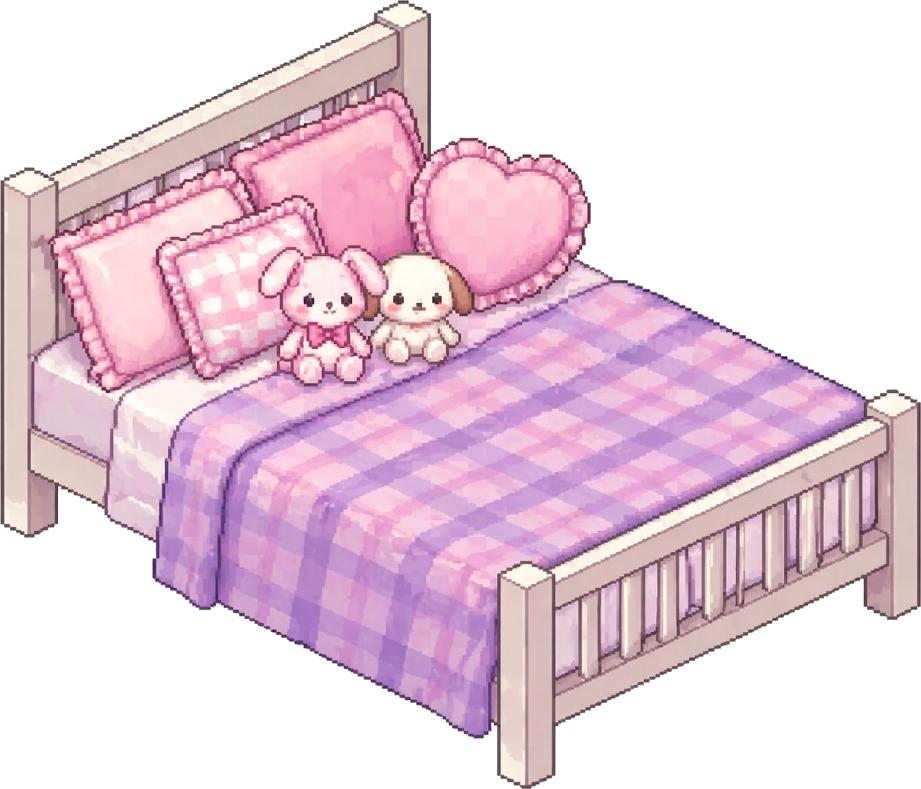
#> input picture bed_fixed_clean.png, 921 x 789 px, given in place of 240794_images_image-a3b43bd0-06b3-41eb-accf-37d86012f51a.png, which was not available
$ python extract_dog_two_states.py
#> lines starting #> are read from the running program, lines starting #| are printed output that depends on the picture; after the words box and inside, x2 and y2 are one past the last pixel; in counts of white or black regions, pixels touching at a corner belong together; pictures that were not available may be replaced by others from this repository, and a replacement may not be noted
from pathlib import Path
from PIL import Image

src = Path(
    r"C:\Users\강민서\.cursor\projects\c-Users-Desktop-AI-my-cite\assets\c__Users_____AppData_Roaming_Cursor_User_workspaceStorage_8df7a00207fd9ac6de30f5a5ab240794_images_image-a3b43bd0-06b3-41eb-accf-37d86012f51a.png"
)
out_dir = Path(r"C:\Users\강민서\Desktop\AI\my cite\dog_states")
out_dir.mkdir(exist_ok=True)

im = Image.open(src).convert("RGBA")
#> im is the input picture: PIL image 921x789 RGBA; mean R, G, B, A 121.5, 97.2, 110.7, 144.6
w, h = im.size
#> w = 921; h = 789

# Left: sitting, Right: standing
left_box = (40, 145, w // 2 - 10, h - 60)
#> left_box = (40, 145, 450, 729)
right_box = (w // 2 + 10, 145, w - 40, h - 60)
#> right_box = (470, 145, 881, 729)

states = [("sit", left_box), ("stand", right_box)]

for name, box in states:
    frame = im.crop(box)
    px = frame.load()
    fw, fh = frame.size
    for y in range(fh):
        for x in range(fw):
            r, g, b, a = px[x, y]
            if r > 205 and g > 205 and b > 205 and abs(r - g) < 12 and abs(g - b) < 12:
                px[x, y] = (0, 0, 0, 0)
    alpha = frame.split()[3]
    bbox = alpha.getbbox()
    if bbox:
        frame = frame.crop(bbox)
    frame.save(out_dir / f"{name}.png")
    print(name, frame.size)
#> this loop made 2 passes
#> bbox on passes 1 to 2: (0, 0, 410, 581), (0, 0, 411, 584)
#> pass 1, `frame = im.crop(box)`:
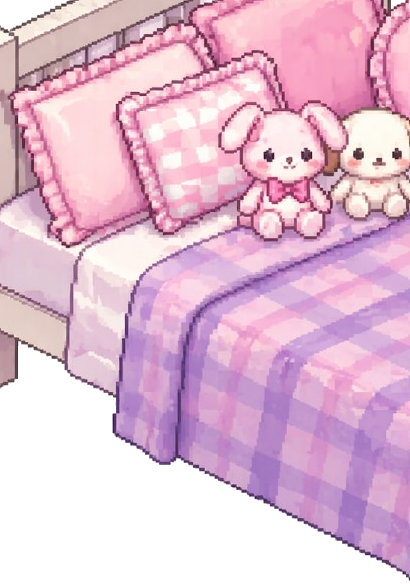
#> frame: PIL image 410x584 RGBA; mean R, G, B, A 173.6, 136.1, 158.1, 203; transparent parts drawn white
#> pass 1, `alpha = frame.split()[3]`:
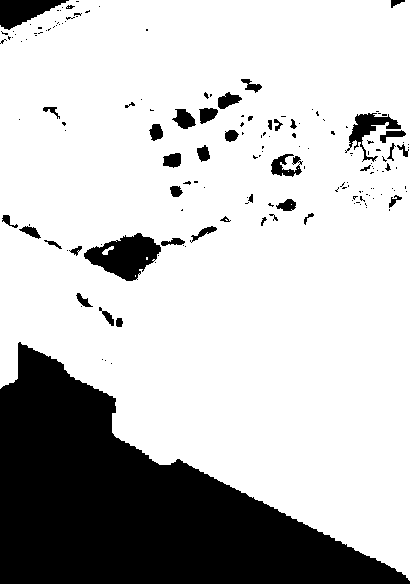
#> alpha: PIL image 410x584 L; 76.6% white; 166 black regions (124 under 20 px), largest, box (x1, y1, x2, y2) and area: (0, 342, 410, 584) 47701, (84, 233, 161, 281) 2100, (0, 0, 69, 30) 1151
#> pass 1, `frame = frame.crop(bbox)`:
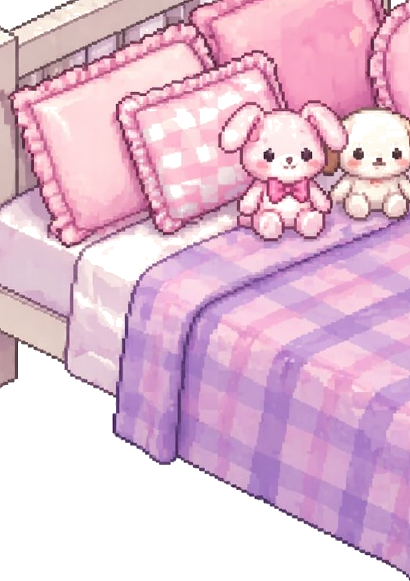
#> frame: PIL image 410x581 RGBA; mean R, G, B, A 166.8, 129.3, 151.6, 196.3; transparent parts drawn white
#> pass 2, `frame = im.crop(box)`:
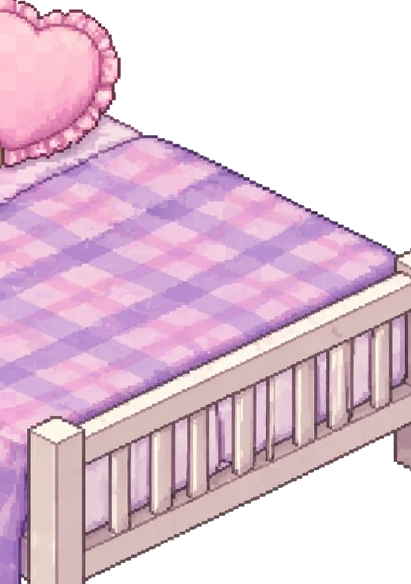
#> frame: PIL image 411x584 RGBA; mean R, G, B, A 140, 112.5, 129.4, 168.2; transparent parts drawn white

$ run again, on profile_photo.png
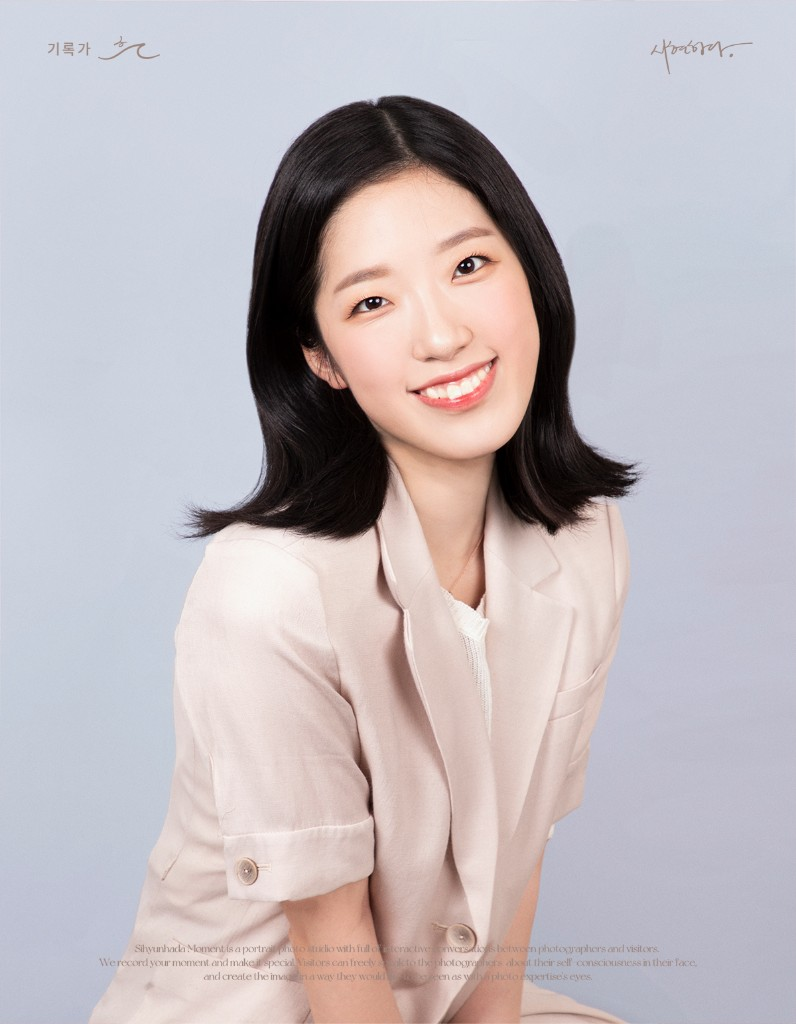
#> input picture profile_photo.png, 796 x 1024 px, given in place of 240794_images_image-a3b43bd0-06b3-41eb-accf-37d86012f51a.png, which was not available
#> the loop `for name, box in states:` made 2 passes
#> bbox on passes 1 to 2: (0, 0, 348, 819), (0, 0, 348, 819)
#> pass 1, `alpha = frame.split()[3]`:
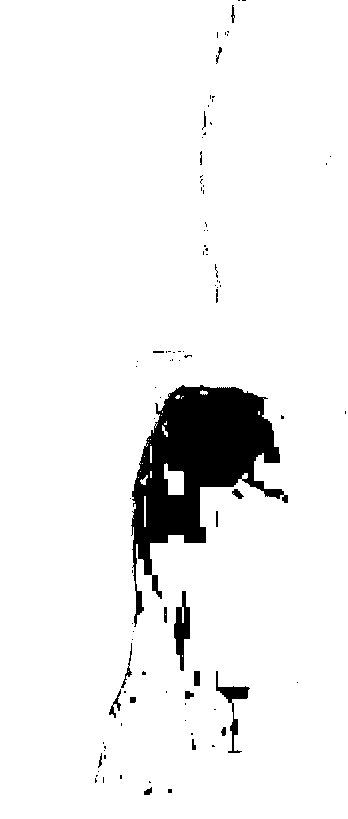
#> alpha: PIL image 348x819 L; 93.8% white; 96 black regions (75 under 20 px), largest, box (x1, y1, x2, y2) and area: (131, 385, 288, 627) 15262, (174, 591, 190, 671) 698, (216, 671, 250, 753) 569
#> pass 2, `frame = im.crop(box)`:
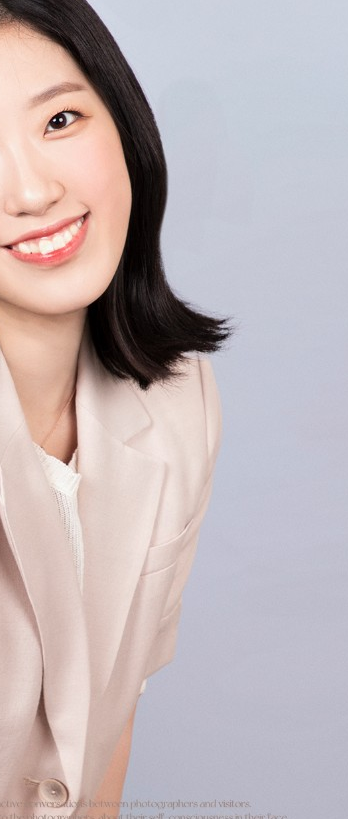
#> frame: PIL image 348x819 RGBA; mean R, G, B, A 191.7, 179.8, 182.3, 255
